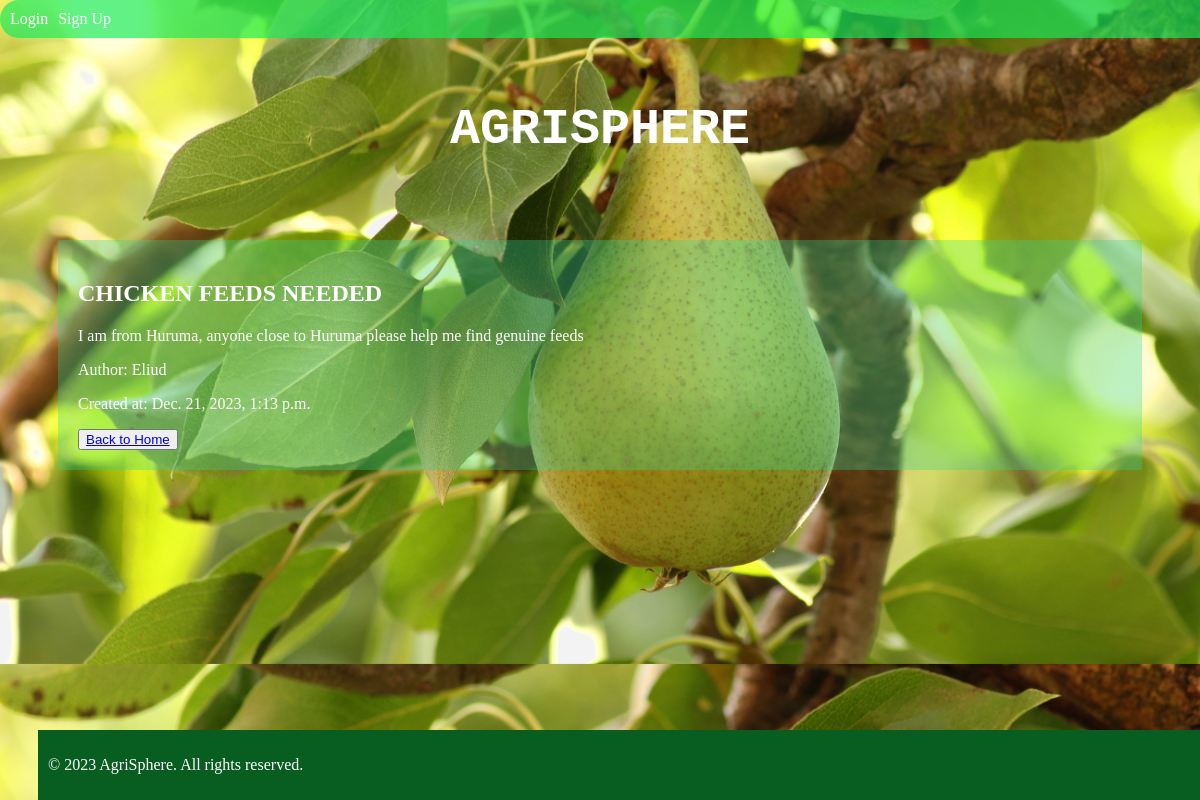
Page /view_post/10/ on the committed database.
### Mainapp/models.py (models this page shows, shortened)
class Post(models.Model):
    title = models.CharField(max_length=255)
    content = models.TextField()
    author = models.ForeignKey(get_user_model(), on_delete=models.CASCADE)
    created_at = models.DateTimeField(auto_now_add=True)
    tags = TaggableManager()

### Mainapp/views.py (the view)
# urls.py: path('view_post/<int:pk>/', ViewPostView.as_view(), name='view_post'),
class ViewPostView(View):
    template_name = 'posts/view_post.html'
    def get(self, request, pk):
        post = get_object_or_404(Post, pk=pk)
        return render(request, self.template_name, {'post': post})

### Mainapp/templates/posts/view_post.html (shortened to what this page needs)
{% extends 'base.html' %}
{% block content %}
    <h2>{{ post.title }}</h2>
    <p>{{ post.content }}</p>
    <p>Author: {{ post.author.username }}</p>
    <p>Created at: {{ post.created_at }}</p>
    <button><a href="{% url 'Mainapp:index' %}">Back to Home</a></button>
{% endblock %}

### Mainapp/static/mainapp/css/base.css (style rules this page uses)
body { background-image: url('/static/mainapp/images/wallpaperflare.com_wallpaper.jpg'); background-size: cover; background-position: center; padding: 30px; color: #fff; }

### rows in the picture
Post: title "CHICKEN FEEDS NEEDED", content "I am from Huruma, anyone close to Huruma please help me find genuine feeds", author.username "Eliud", created_at "Dec. 21, 2023, 1:13 p.m."
